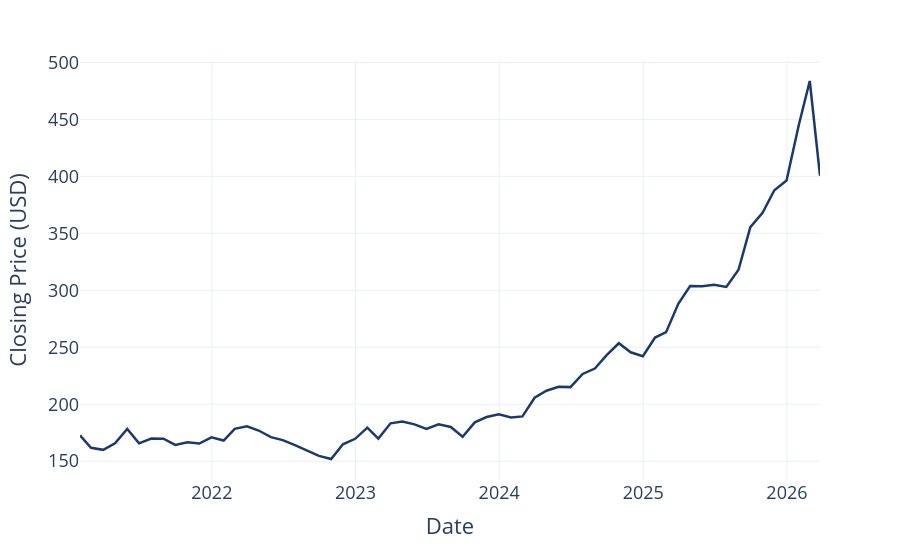

Notebook code cell kept with this figure:
### Markdown cell above
## Gold Visualized Over Time Range

### Code cell
import plotly.express as px

# ── 1. Filter the Data ────────────────────────────────────────────────────
gld_data = combined_data[
    (combined_data['Ticker'] == 'GLD') & 
    (combined_data['Date'] >= start_date) & 
    (combined_data['Date'] <= end_date)
].copy()

# Sort by date just to be absolutely sure the line draws sequentially
gld_data = gld_data.sort_values(by='Date')

# ── 2. Build the Visualization ────────────────────────────────────────────
fig = px.line(
    gld_data,
    x='Date',
    y='Close',
    labels={'Close': 'Closing Price (USD)', 'Date': 'Date'},
    template='plotly_white'
)

# Force a pure white background AND increase global font size
fig.update_layout(
    plot_bgcolor='white',
    paper_bgcolor='white',
    font=dict(size=18) # <--- Your teammate's addition
)

# Optional styling to make the line look sleek and distinct
fig.update_traces(line=dict(color="#1b3a6b", width=2.5)) 

# ── 3. Configure the Manual Download Button ───────────────────────────────
fig.show(config={
    'toImageButtonOptions': {
        'format': 'png', 
        'filename': 'gold_price_poster_ready',
        'height': 600,  
        'width': 1000,  
        'scale': 3      
    }
})

### Figure 1 — Plotly figure (JSON) as saved in the notebook; plotly's stock layout.template omitted (floating-point values rounded to 4 significant figures)
{"data": [{"hovertemplate": "Date=%{x}<br>Closing Price (USD)=%{y}<extra></extra>", "legendgroup": "", "line": {"color": "#1b3a6b", "dash": "solid", "width": 2.5}, "marker": {"symbol": "circle"}, "mode": "lines", "name": "", "orientation": "v", "showlegend": false, "type": "scatter", "x": ["2021-01-31T00:00:00", "2021-02-28T00:00:00", "2021-03-31T00:00:00", "2021-04-30T00:00:00", "2021-05-31T00:00:00", "2021-06-30T00:00:00", "2021-07-31T00:00:00", "2021-08-31T00:00:00", "2021-09-30T00:00:00", "2021-10-31T00:00:00", "2021-11-30T00:00:00", "2021-12-31T00:00:00", "2022-01-31T00:00:00", "2022-02-28T00:00:00", "2022-03-31T00:00:00", "2022-04-30T00:00:00", "2022-05-31T00:00:00", "2022-06-30T00:00:00", "2022-07-31T00:00:00", "2022-08-31T00:00:00", "2022-09-30T00:00:00", "2022-10-31T00:00:00", "2022-11-30T00:00:00", "2022-12-31T00:00:00", "2023-01-31T00:00:00", "2023-02-28T00:00:00", "2023-03-31T00:00:00", "2023-04-30T00:00:00", "2023-05-31T00:00:00", "2023-06-30T00:00:00", "2023-07-31T00:00:00", "2023-08-31T00:00:00", "2023-09-30T00:00:00", "2023-10-31T00:00:00", "2023-11-30T00:00:00", "2023-12-31T00:00:00", "2024-01-31T00:00:00", "2024-02-29T00:00:00", "2024-03-31T00:00:00", "2024-04-30T00:00:00", "2024-05-31T00:00:00", "2024-06-30T00:00:00", "2024-07-31T00:00:00", "2024-08-31T00:00:00", "2024-09-30T00:00:00", "2024-10-31T00:00:00", "2024-11-30T00:00:00", "2024-12-31T00:00:00", "2025-01-31T00:00:00", "2025-02-28T00:00:00", "2025-03-31T00:00:00", "2025-04-30T00:00:00", "2025-05-31T00:00:00", "2025-06-30T00:00:00", "2025-07-31T00:00:00", "2025-08-31T00:00:00", "2025-09-30T00:00:00", "2025-10-31T00:00:00", "2025-11-30T00:00:00", "2025-12-31T00:00:00", "2026-01-31T00:00:00", "2026-02-28T00:00:00", "2026-03-26T00:00:00"], "xaxis": "x", "y": [172.6, 161.8, 160.0, 165.7, 178.4, 165.6, 169.8, 169.7, 164.2, 166.7, 165.5, 171.0, 168.1, 178.4, 180.7, 176.9, 171.1, 168.5, 164.1, 159.3, 154.7, 151.9, 164.8, 169.6, 179.4, 169.8, 183.2, 184.8, 182.3, 178.3, 182.3, 180.0, 171.4, 184.1, 188.8, 191.2, 188.4, 189.3, 205.7, 211.9, 215.3, 215.0, 226.6, 231.3, 243.1, 253.5, 245.6, 242.1, 258.6, 263.3, 288.1, 303.8, 303.6, 304.8, 303.0, 318.1, 355.5, 368.1, 387.9, 396.3, 444.9, 483.8, 400.6], "yaxis": "y"}], "layout": {"font": {"size": 18}, "legend": {"tracegroupgap": 0}, "margin": {"t": 60}, "paper_bgcolor": "white", "plot_bgcolor": "white", "xaxis": {"anchor": "y", "domain": [0, 1], "title": {"text": "Date"}}, "yaxis": {"anchor": "x", "domain": [0, 1], "title": {"text": "Closing Price (USD)"}}}}
